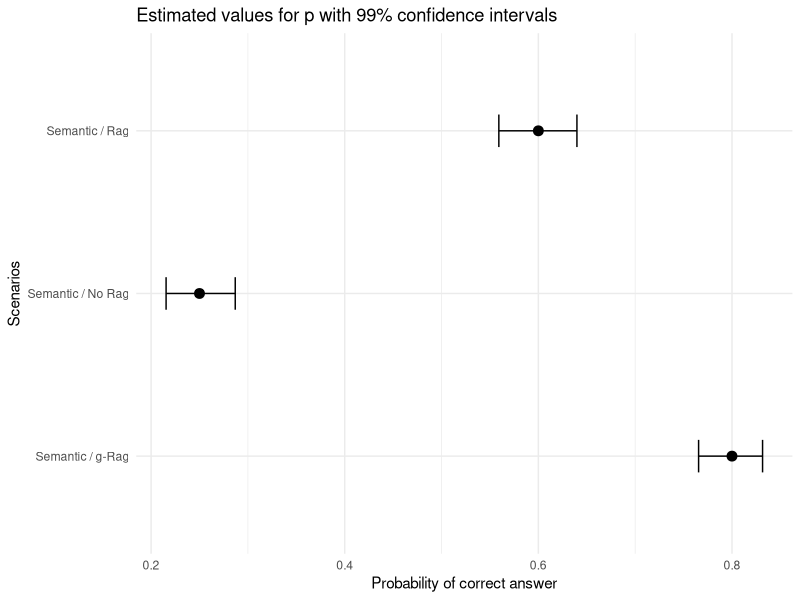

The R script that drew this image:
library(ggplot2)

# Put the real data in:
#data = read.csv("path/to/data")

# This is just a manually defined placeholder
data = data.frame(IR = c("Semantic", "Semantic", "Semantic"),
           Scenario = c("No Rag", "Rag", "g-Rag"),
           author_qa = c(0.25, 0.6, 0.8),
           chronology_qa = c(0.25, 0.6, 0.8)
           )

# Make sure this is correct
number_of_questions = 1000

# Set up the name path for the output
output = "/home/gabriel/Documents/RAG/example.png"

####################################
# Leave as is from now on

author_lower_intervals = vector()
author_upper_intervals = vector()
chronology_lower_intervals = vector()
chronology_upper_intervals = vector()
situations = vector()

for (i in 1:nrow(data)) {
  
  situation = paste0(data[i, 1], " / ", data[i, 2])
  
  author_interval <- binom.test(data[i,3] * number_of_questions,
                                number_of_questions,
                                conf.level = 0.99)$conf.int
  
  chronology_interval <- binom.test(data[i,4] * number_of_questions,
                                    number_of_questions,
                                    conf.level = 0.99)$conf.int
  

  author_lower_intervals = c(author_lower_intervals, author_interval[1])
  author_upper_intervals = c(author_upper_intervals, author_interval[2])
  chronology_lower_intervals = c(chronology_lower_intervals, chronology_interval[1])
  chronology_upper_intervals = c(chronology_upper_intervals, chronology_interval[2])
  situations = c(situations, situation)
  
}

data = cbind(data,
               author_lower_intervals,
               author_upper_intervals,
               chronology_lower_intervals,
               chronology_upper_intervals)



png(filename = output)

ggplot(data, aes(y = situations, x = author_qa)) +
  geom_point(size = 3) +
  geom_errorbarh(
    aes(xmin = author_lower_intervals, xmax = author_upper_intervals),
    height = 0.2
  ) +
  labs(
    x = "Probability of correct answer",
    y = "Scenarios",
    title = "Estimated values for p with 99% confidence intervals"
  ) +
  theme_minimal()

dev.off()
